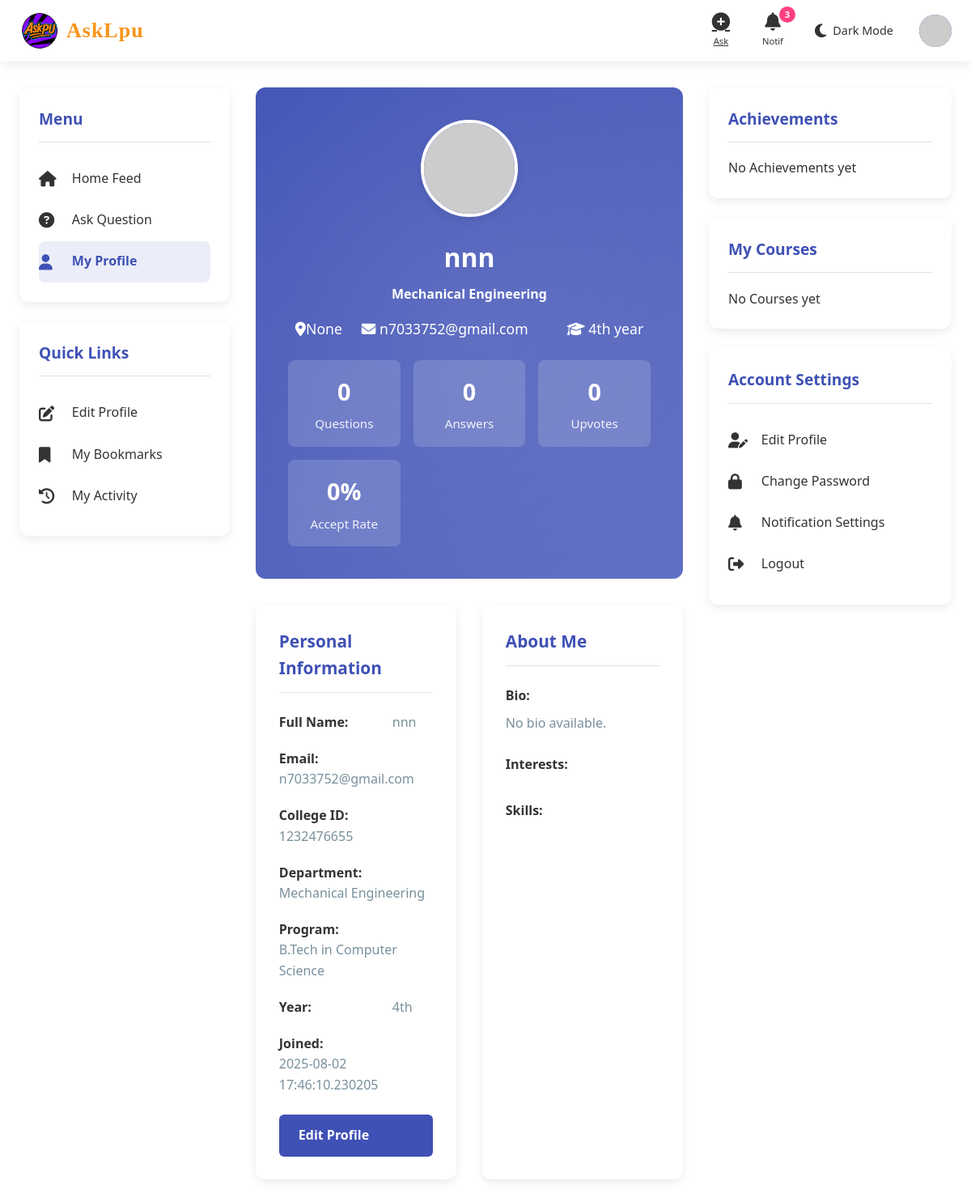
The page /profile (signed in) on the database its author committed.
### app.py (models this page shows)
class User(db.Model):
    id = db.Column(db.Integer, primary_key=True)#use
    first_name=db.Column(db.String(90),unique=False, nullable=False)
    last_name=db.Column(db.String(90),unique=False, nullable=False)
    full_name=db.Column(db.String(90),unique=True, nullable=True)#use
    username = db.Column(db.String(80), unique=True, nullable=False)#use
    email = db.Column(db.String(120), unique=True, nullable=False)#use
    c_id = db.Column(db.String(200), nullable=False)#use
    password = db.Column(db.String(200), nullable=False)#use
    role = db.Column(db.String(20), default='student',nullable=True)#use
    department = db.Column(db.String(50), nullable=True)#use
    year = db.Column(db.String(90), nullable=True)#use
    bio = db.Column(db.Text, nullable=True)#use
    interest= db.Column(db.String(200), nullable=True)
    skiils=db.Column(db.String(200), nullable=True)
    location=db.Column(db.String(200), nullable=True)
    questions = db.relationship('Question', backref='author', lazy=True, cascade="all, delete")
    created_at = db.Column(db.DateTime, default=datetime.utcnow)
    answers = db.relationship('Answer', backref='author', lazy=True, cascade="all, delete")
    image = db.Column(db.String(300), nullable=True)
    otp=db.Column(db.Integer)#use
    achievement=db.Column(db.String(200), nullable=True)
    course=db.Column(db.String(200), nullable=True)
    verify= db.Column(db.Boolean, default=False)
    voted_on = db.relationship(
        'Answer',
        secondary=votes_association,
        back_populates='voters',
        cascade="all, delete"
    )

### app.py (the view, shortened to what this page needs)
@app.route('/profile')
def profile():
    user = User.query.get(session['user_id'])
    questions = Question.query.filter_by(user_id=user.id).all()
    answers = Answer.query.filter_by(user_id=user.id).all()
    total_upvotes = 0
    accepted_answers = 0
    total_answers = len(answers)
    accept_rate = round((accepted_answers / total_answers) * 100) if total_answers > 0 else 0
    return render_template(
        'profile.html',
        user=user,
        questions=questions,
        answers=answers,
        total_upvotes=total_upvotes,
        accept_rate=accept_rate
    )

### templates/profile.html (shortened to what this page needs)
<!DOCTYPE html>
<html lang="en">
<head>
    <link rel="stylesheet" href="https://cdnjs.cloudflare.com/ajax/libs/font-awesome/6.4.0/css/all.min.css">
        <link rel="stylesheet" href="{{url_for ('static',filename='css/styles.css')}}">
</head>
<body>
    <header>
        <div class="header-container">
           <a href="{{ url_for('index') }}" class="logo">
<img src="{{ url_for('static', filename='uploads/logo.png') }}"
     alt="Logo"
     style="height: 50px; width: auto; max-width: 100%; object-fit: contain;">
<span class="logo-text">AskLpu</span>
            </a>
            <div class="nav-icons">
                <a href="{{url_for('ask')}}" class="nav-icon" id="ask-btn">
                    <i class="fas fa-plus-circle"></i>
                    <span>Ask</span>
                </a>
                <div class="nav-icon" id="notifications-btn">
                    <i class="fas fa-bell"></i>
                    <span>Notif</span>
                    <div class="notification-badge">3</div>
                </div>
                <div class="theme-toggle" id="theme-toggle">
                    <i class="fas fa-moon toggle-icon" id="theme-icon"></i>
                    <span class="toggle-text">Dark Mode</span>
                </div>
                <a href="{{url_for('profile')}}" class="user-avatar" id="profile-btn">
                {% if user.image %}
                    <img src="{{ url_for('static', filename='uploads/' + user.profile_photo) }}" alt="Avatar">
                {% else %}
                    <img src="https://api.dicebear.com/6.x/avataaars/svg?seed={{ user.username }}" alt="Default Avatar">
                {% endif %}
                </a>
            </div>
        </div>
    </header>
    <div class="main-container">
        <div class="sidebar">
            <div class="sidebar-card">
                <h3 class="sidebar-title">Menu</h3>
                <a href="{{url_for('index')}}" class="menu-item">
                    <i class="fas fa-home"></i>
                    <span>Home Feed</span>
                </a>
                <a href="{{url_for('ask')}}" class="menu-item">
                    <i class="fas fa-question-circle"></i>
                    <span>Ask Question</span>
                </a>
                <a href="{{url_for('profile')}}" class="menu-item active-menu">
                    <i class="fas fa-user"></i>
                    <span>My Profile</span>
                </a>
            </div>
            <div class="sidebar-card">
                <h3 class="sidebar-title">Quick Links</h3>
                <a href="{{url_for('update_profile')}}" class="menu-item">
                    <i class="fas fa-edit"></i>
                    <span>Edit Profile</span>
                </a>
                <a href="#" class="menu-item">
                    <i class="fas fa-bookmark"></i>
                    <span>My Bookmarks</span>
                </a>
                <a href="#" class="menu-item">
                    <i class="fas fa-history"></i>
                    <span>My Activity</span>
                </a>
            </div>
        </div>
        <div class="main-content">
            <div class="profile-header">
                <div class="profile-avatar">
                    {% if user.image %}
  <img src="{{ url_for('static', filename='uploads/' + user.image) }}" alt="Avatar">
{% else %}
  <img src="https://api.dicebear.com/6.x/avataaars/svg?seed={{ user.username }}" alt="Default Avatar">
{% endif %}
                </div>
                 <h1 class="profile-name">{{user.full_name}}</h1>
                <p><b>{{user.department}}</b></p>
                <div class="profile-meta">
                    <div><i class="fas fa-map-marker-alt"></i>{{user.location}}</div>
                    <div><i class="fas fa-envelope"></i> {{user.email}}</div>
                    <div><i class="fas fa-graduation-cap"></i> {{ user.year}} year</div>
                </div>
                <div class="profile-stats">
                    <div class="profile-stat">
                        <div class="profile-stat-value">{{user.questions|length}}</div>
                        <div class="profile-stat-label">Questions</div>
                    </div>
                    <div class="profile-stat">
                        <div class="profile-stat-value">{{user.answers|length}}</div>
                        <div class="profile-stat-label">Answers</div>
                    </div>
                    <div class="profile-stat">
                        <div class="profile-stat-value">{{ total_upvotes }}</div>
                        <div class="profile-stat-label">Upvotes</div>
                    </div>
                    <div class="profile-stat">
                        <div class="profile-stat-value">{{accept_rate}}%</div>
                        <div class="profile-stat-label">Accept Rate</div>
                    </div>
                </div>
            </div>
            <div class="profile-content">
                <div class="profile-card">
                    <h3 class="profile-card-title">Personal Information</h3>
                    <div class="info-item">
                        <div class="info-label">Full Name:</div>
                        <div class="info-value">{{user.full_name}}</div>
                    </div>
                    <div class="info-item">
                        <div class="info-label">Email:</div>
                        <div class="info-value">{{user.email}}</div>
                    </div>
                    <div class="info-item">
                        <div class="info-label">College ID:</div>
                        <div class="info-value">{{user.c_id}}</div>
                    </div>
                    <div class="info-item">
                        <div class="info-label">Department:</div>
                        <div class="info-value">{{user.department}}</div>
                    </div>
                    <div class="info-item">
                        <div class="info-label">Program:</div>
                        <div class="info-value">B.Tech in Computer Science</div>
                    </div>
                    <div class="info-item">
                        <div class="info-label">Year:</div>
                        <div class="info-value">{{user.year}}</div>
                    </div>
                    <div class="info-item">
                        <div class="info-label">Joined:</div>
                        <div class="info-value">{{user.created_at}}</div>
                    </div>
                    <a href="{{url_for('update_profile')}}" class="edit-button">Edit Profile</a>
                </div>
                <div class="profile-card">
                    <h3 class="profile-card-title">About Me</h3>
                    <div class="info-item" style="flex-direction: column;">
                        <div class="info-label">Bio:</div>
                        <div class="info-value" style="margin-top: 0.5rem; line-height: 1.7;">
                            {%if user.bio%}
                            {{user.bio}}
                            {%else%}
                            No bio available.
                            {%endif%}
                        </div>
                    </div>
                    <div class="info-item" style="flex-direction: column; margin-top: 1.5rem;">
                        <div class="info-label">Interests:</div>
                    </div>
                    <div class="info-item" style="flex-direction: column; margin-top: 1.5rem;">
                        <div class="info-label">Skills:</div>
                    </div>
                </div>
            </div>
        </div>
        <div class="right-sidebar">
            <div class="sidebar-card">
                <h3 class="sidebar-title">Achievements</h3>
                <div class="tag-list">
                    {% if user.achievement %}
                    {% for achievement in user.achievement.split(',') %}
                    <div class="tag" style="background-color: #e3f2fd; color: #1565c0;">
                        <i class="fas fa-star"></i> {{ achievement.strip() }}
                    </div>
                    {% endfor %}
                    {% else %}
                    No Achievements yet
                    {% endif %}
                </div>
            </div>
            <div class="sidebar-card">
                <h3 class="sidebar-title">My Courses</h3>
                <div class="tag-list">
                    {% if user.course %}
                    {% for course in user.course.split(',') %}
                    <div class="tag">{{course.strip()}}</div>
                    {%endfor%}
                    {% else %}
                    No Courses yet
                    {% endif %}
                </div>
            </div>
            <div class="sidebar-card">
                <h3 class="sidebar-title">Account Settings</h3>
                <a href="{{url_for('update_profile')}}" class="menu-item">
                    <i class="fas fa-user-edit"></i>
                    <span>Edit Profile</span>
                </a>
                <a href="#" class="menu-item">
                    <i class="fas fa-lock"></i>
                    <span>Change Password</span>
                </a>
                <a href="#" class="menu-item">
                    <i class="fas fa-bell"></i>
                    <span>Notification Settings</span>
                </a>
                <a href="#" class="menu-item">
                    <i class="fas fa-sign-out-alt"></i>
                    <span>Logout</span>
                </a>
            </div>
        </div>
    </div>
</body>
</html>

### rows shown on the page
User: full_name "nnn", department "Mechanical Engineering", location "None", email "n7033752@gmail.com", year "4th", c_id "1232476655", created_at "2025-08-02 17:46:10.230205"

### other values the page prints
{{ user.questions|length }} "0"
{{ user.answers|length }} "0"
{{ total_upvotes }} "0"
{{ accept_rate }} "0"
